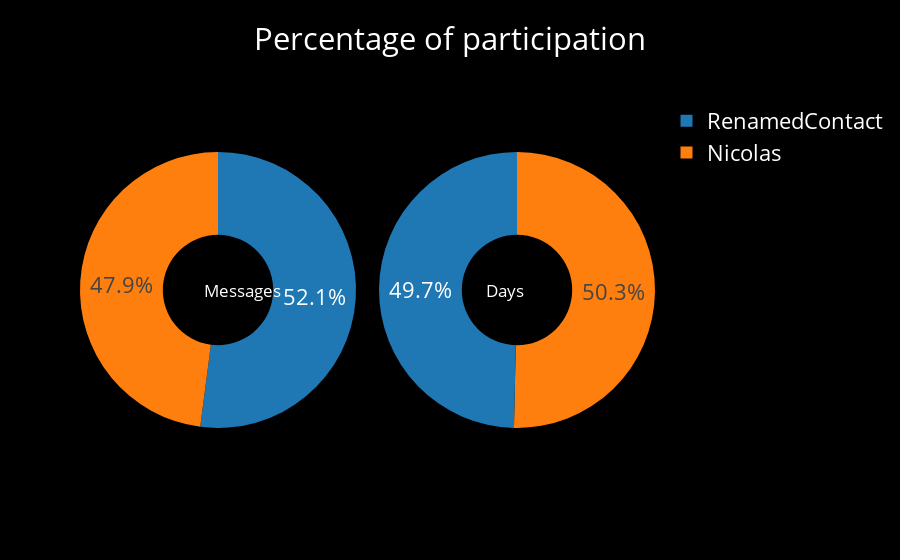

The code cell stored with this chart in its notebook:
### Code cell
iplot(wa.plot_overall_participition(nb_mode=True))

### Figure 1 — Plotly figure (JSON) as saved in the notebook; plotly's stock layout.template omitted (floating-point values rounded to 4 significant figures)
{"data": [{"domain": {"x": [0, 0.48]}, "hole": 0.4, "hoverinfo": "label+percent+name", "labels": ["Nicolas", "RenamedContact"], "name": "Percentage of messages sent", "type": "pie", "uid": "9294be64-d046-48db-81d1-2fb36fe81e8f", "values": [0.4794, 0.5206]}, {"domain": {"x": [0.52, 1]}, "hole": 0.4, "hoverinfo": "label+percent+name", "labels": ["Nicolas", "RenamedContact"], "name": "Percentage of days of participation", "type": "pie", "uid": "0f52dd57-bd4d-4dda-900a-c27d22ba8841", "values": [0.8229, 0.8114]}], "layout": {"annotations": [{"font": {"size": 17}, "showarrow": false, "text": "Messages", "x": 0.213, "y": 0.5}, {"font": {"size": 17}, "showarrow": false, "text": "Days", "x": 0.775, "y": 0.5}], "font": {"color": "white", "size": 22}, "paper_bgcolor": "black", "plot_bgcolor": "black", "title": "Percentage of participation", "xaxis": {"automargin": true, "showticklabels": true, "tickfont": {"color": "white", "size": 14}, "titlefont": {"color": "white", "size": 18}}, "yaxis": {"automargin": true, "showticklabels": true, "tickfont": {"color": "white", "size": 14}, "titlefont": {"color": "white", "size": 18}}}}
